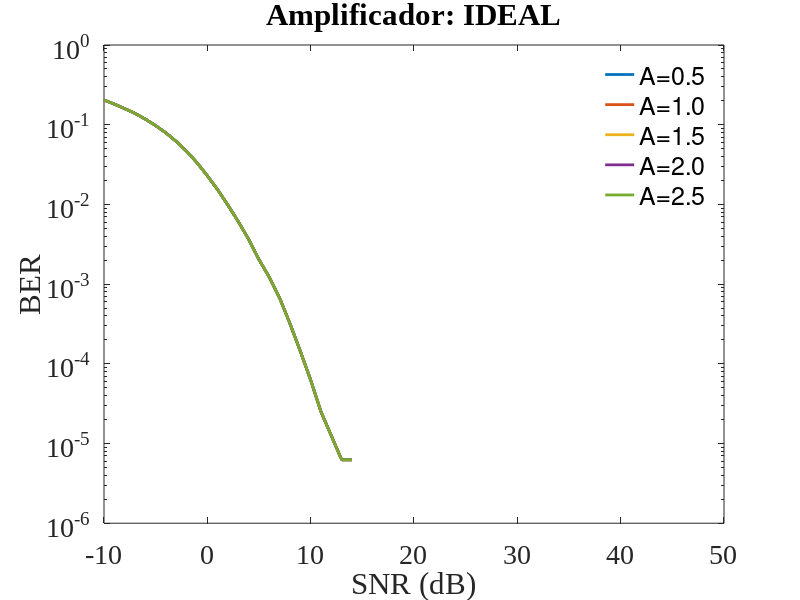
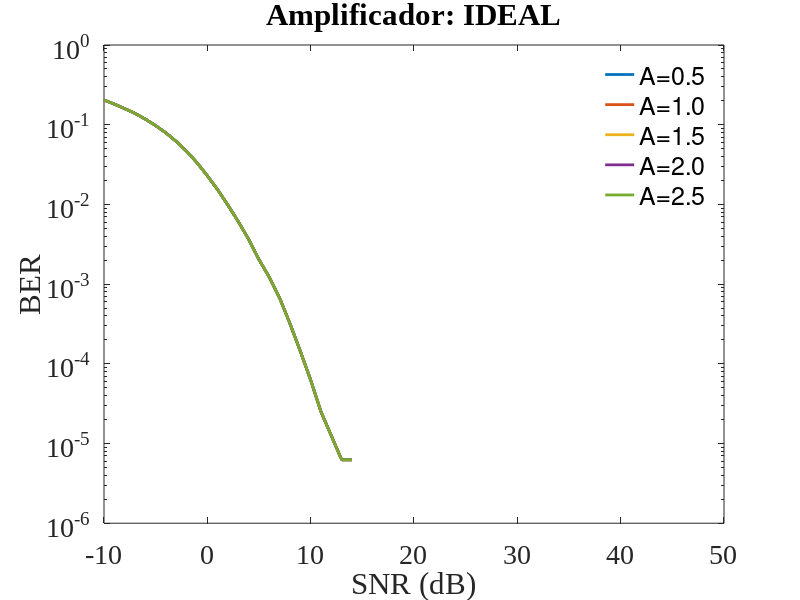
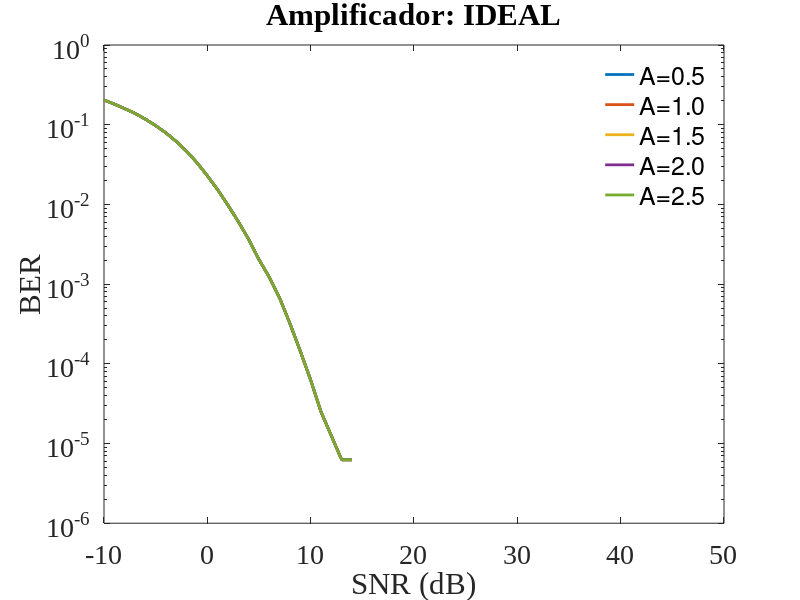
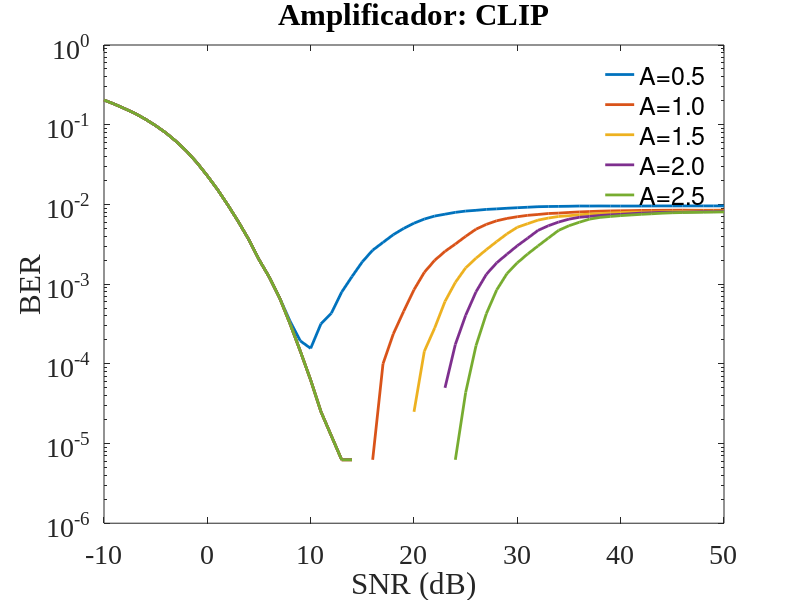

Write the MATLAB code that produced these figures, in order.
clear;
close all;
clc;

% ####################################################################### %
%% PARÂMETROS DE PLOTAGEM
% ####################################################################### %

load('ber_mf.mat');

linewidth  = 2;
fontname   = 'Times New Roman';
fontsize   = 20;
markersize = 10;

colors = [0.0000 0.0000 0.0000;
          0.0000 0.4470 0.7410;
          0.8500 0.3250 0.0980;
          0.9290 0.6940 0.1250;
          0.4940 0.1840 0.5560;
          0.4660 0.6740 0.1880;
          0.3010 0.7450 0.9330;
          0.6350 0.0780 0.1840];

savefig = 1;
addpath('./functions/');
root_save = ['C:\Users\joaov_zm1q2wh\OneDrive\Code\github\tcc\images\'];

precoder_type = 'MF';
amplifiers_type = {'IDEAL', 'CLIP', 'TWT', 'SS'};
A0 = [0.5, 1.0, 1.5, 2.0, 2.5];

% ####################################################################### %
%% PLOT
% ####################################################################### %

for amp_idx = 1:N_AMP
    figure;
    set(gcf, 'position', [0 0 800 600]);
    
    for a_idx = 1:N_A0
        semilogy(SNR, mean(BER(:,:,amp_idx,a_idx),1), 'LineWidth', linewidth, 'MarkerSize', markersize, 'Color', colors(a_idx+1,:));
        hold on;
    end

    xlabel('SNR (dB)', 'FontName', fontname, 'FontSize', fontsize);
    ylabel('BER', 'FontName', fontname, 'FontSize', fontsize);
    title(sprintf('Amplificador: %s', amplifiers_type{amp_idx}), 'FontName', fontname, 'FontSize', fontsize);
    
    legend(arrayfun(@(a) sprintf('A=%.1f', a), A0, 'UniformOutput', false), 'Location', 'northeast', 'FontSize', fontsize);
    legend box off;
    
    set(gca, 'FontName', fontname, 'FontSize', fontsize);

    graph_name = sprintf('BER_%s_%s', precoder_type, amplifiers_type{amp_idx});
    
    if savefig == 1
        saveas(gcf,[root_save graph_name],'fig');
        saveas(gcf,[root_save graph_name],'png');
        saveas(gcf,[root_save graph_name],'epsc2');
    end
end